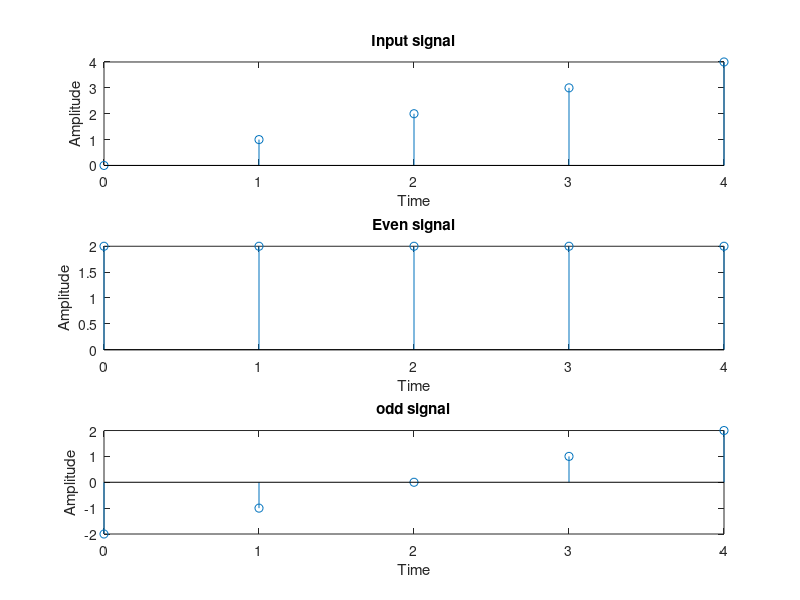

Here is the MATLAB script that generated this plot:
clc;
clear all;
close all;
n = 0:1:4;
x = [0,1, 2, 3, 4];
xr = fliplr(x);
xe = (x+xr)/2;
xo = (x-xr)/2;
subplot(3,1,1);
stem(n,x);
xlabel("Time");
ylabel("Amplitude");
title("Input signal");
subplot(3,1,2);
stem(n,xe);
xlabel("Time");
ylabel("Amplitude");
title("Even signal");
subplot(3,1,3);
stem(n,xo);
xlabel("Time");
ylabel("Amplitude");
title("odd signal");
